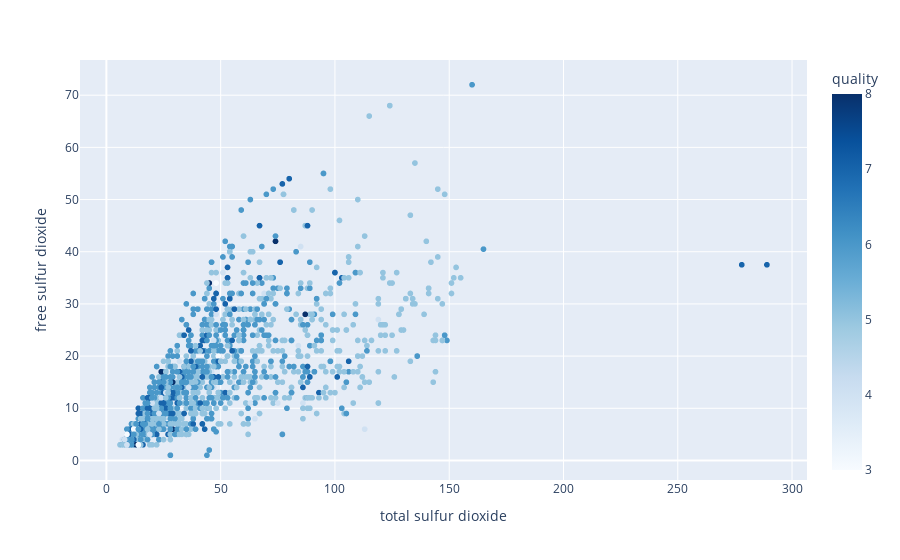

Notebook code cell kept with this figure:
### Code cell
fig = px.scatter(data, x="total sulfur dioxide", y="free sulfur dioxide", color=data['quality'],  color_continuous_scale='Blues')
fig.update_layout(legend_title_text='Quality')

### Figure 1 — Plotly figure (JSON) as saved in the notebook; plotly's stock layout.template omitted (floating-point values rounded to 4 significant figures; data arrays with more than 128 entries replaced by an {"elided": "..."} marker saying what was removed)
{"data": [{"hovertemplate": "total sulfur dioxide=%{x}<br>free sulfur dioxide=%{y}<br>quality=%{marker.color}<extra></extra>", "legendgroup": "", "marker": {"color": {"elided": "1599 int values"}, "coloraxis": "coloraxis", "symbol": "circle"}, "mode": "markers", "name": "", "showlegend": false, "type": "scattergl", "x": {"elided": "1599 float values"}, "xaxis": "x", "y": {"elided": "1599 float values"}, "yaxis": "y"}], "layout": {"autosize": true, "coloraxis": {"colorbar": {"title": {"text": "quality"}}, "colorscale": [[0, "rgb(247,251,255)"], [0.125, "rgb(222,235,247)"], [0.25, "rgb(198,219,239)"], [0.375, "rgb(158,202,225)"], [0.5, "rgb(107,174,214)"], [0.625, "rgb(66,146,198)"], [0.75, "rgb(33,113,181)"], [0.875, "rgb(8,81,156)"], [1, "rgb(8,48,107)"]]}, "legend": {"title": {"text": "Quality"}, "tracegroupgap": 0}, "margin": {"t": 60}, "xaxis": {"anchor": "y", "autorange": true, "domain": [0, 1], "range": [-11.16, 306.2], "title": {"text": "total sulfur dioxide"}, "type": "linear"}, "yaxis": {"anchor": "x", "autorange": true, "domain": [0, 1], "range": [-4.497, 77.5], "title": {"text": "free sulfur dioxide"}, "type": "linear"}}}
